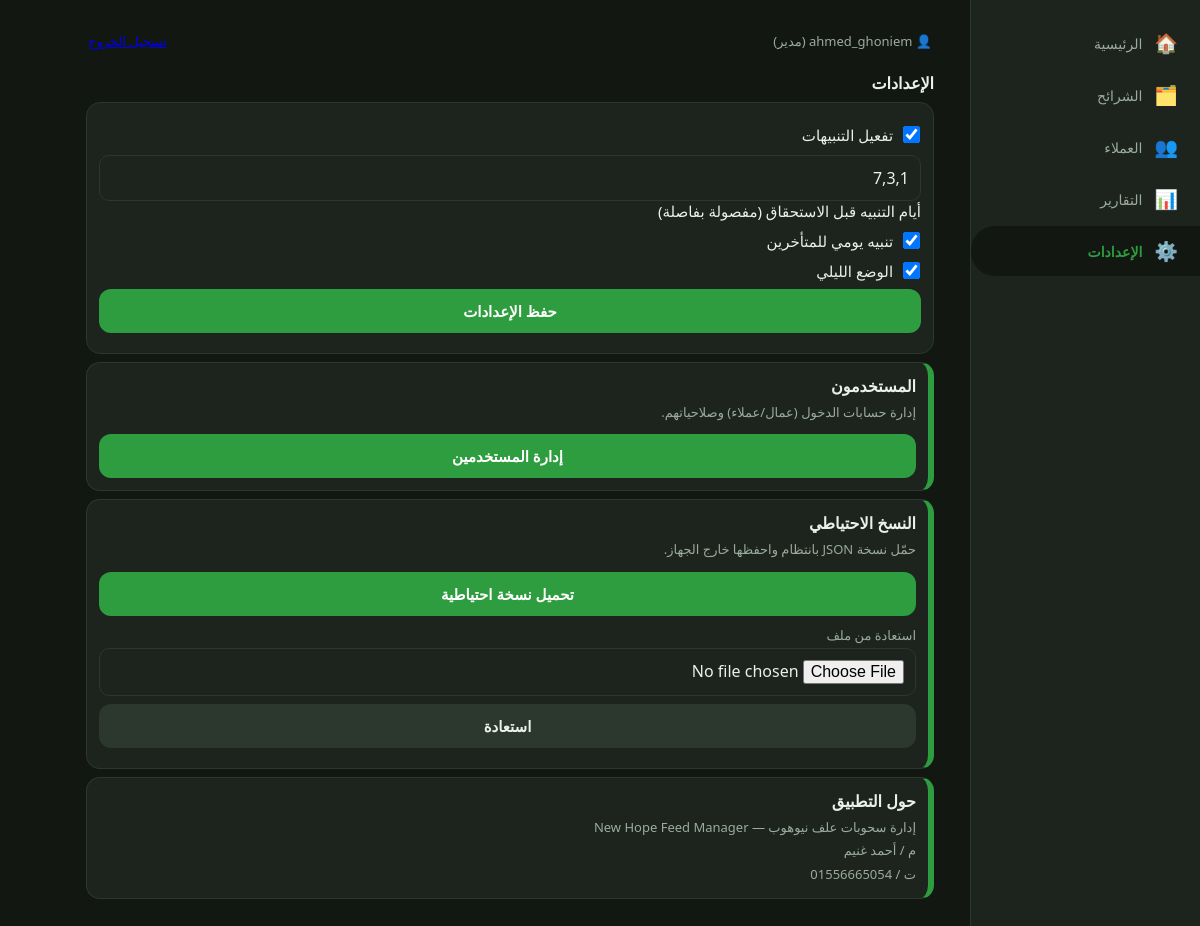
Page /settings/ (signed in) on the committed database.
### feed/models.py (models this page shows, shortened)
class AppSettings(models.Model):
    notify_days = models.CharField("أيام التنبيه قبل الاستحقاق (مفصولة بفاصلة)", max_length=40, default="7,3,1")
    notifications_enabled = models.BooleanField("تفعيل التنبيهات", default=True)
    late_daily = models.BooleanField("تنبيه يومي للمتأخرين", default=True)
    dark_mode = models.BooleanField("الوضع الليلي", default=False)
    @classmethod
    def get(cls):
        obj = cache.get(APP_SETTINGS_CACHE_KEY)
        if obj is None:
            obj = cls.objects.get_or_create(pk=1)[0]
            cache.set(APP_SETTINGS_CACHE_KEY, obj, 300)
        return obj

### feed/views.py (the view)
# urls.py: path("settings/", v.settings_view, name="settings"),
@login_required
@can_admin
def settings_view(request):
    form = SettingsForm(request.POST or None, instance=AppSettings.get())
    if request.method == "POST" and form.is_valid():
        form.save()
        messages.success(request, "تم حفظ الإعدادات")
        return redirect("settings")
    return render(request, "feed/settings.html", {"form": form})

### feed/forms.py (shortened to what this page needs)
class SettingsForm(forms.ModelForm):
    class Meta:
        model = AppSettings
        fields = ["notifications_enabled", "notify_days", "late_daily", "dark_mode"]

### feed/context.py (called while the page is built)
def branding(request):
    role = get_role(request.user) if request.user.is_authenticated else None
    return {
        "app": AppSettings.get(),
        "APP_NAME_AR": settings.APP_NAME_AR,
        "APP_NAME_EN": settings.APP_NAME_EN,
        "CONTACT_NAME": settings.CONTACT_NAME,
        "CONTACT_PHONE": settings.CONTACT_PHONE,
        "role": role,
        "can_edit": role in ("edit", "admin"),
        "can_admin": role == "admin",
    }

### feed/models.py (called while the page is built)
def get_role(user):
    if not user.is_authenticated:
        return None
    if user.is_superuser:
        return Profile.ROLE_ADMIN
    profile, _ = Profile.objects.get_or_create(user=user, defaults={"role": Profile.ROLE_VIEW})
    return profile.role

### feed/permissions.py (called while the page is built)
def _require_role(allowed):
    def decorator(view_func):
        @wraps(view_func)
        def wrapped(request, *args, **kwargs):
            if get_role(request.user) not in allowed:
                raise PermissionDenied("صلاحيتك الحالية لا تسمح بهذا الإجراء")
            return view_func(request, *args, **kwargs)
        return wrapped
    return decorator

### feed/templates/feed/settings.html
{% extends "feed/base.html" %}
{% block content %}<h2>الإعدادات</h2>
<form method="post" class="card">{% csrf_token %}{{ form.non_field_errors }}
{% for f in form %}<label class="chk" for="{{ f.id_for_label }}">{{ f }} {{ f.label }}</label>{% for e in f.errors %}<div class="err">{{ e }}</div>{% endfor %}{% endfor %}
<button class="btn full" type="submit">حفظ الإعدادات</button></form>
<div class="cd"><div class="t">المستخدمون</div><div class="m">إدارة حسابات الدخول (عمال/عملاء) وصلاحياتهم.</div>
<div class="row"><a class="btn" href="{% url 'users' %}">إدارة المستخدمين</a></div></div>
<div class="cd"><div class="t">النسخ الاحتياطي</div><div class="m">حمّل نسخة JSON بانتظام واحفظها خارج الجهاز.</div>
<div class="row"><a class="btn" href="{% url 'backup' %}">تحميل نسخة احتياطية</a></div>
<form method="post" action="{% url 'restore' %}" enctype="multipart/form-data" onsubmit="return confirm('سيتم استبدال كل البيانات الحالية. متابعة؟')">{% csrf_token %}
<label>استعادة من ملف</label><input type="file" name="file" accept=".json" required><button class="btn sec full" style="margin-top:8px">استعادة</button></form></div>
<div class="cd"><div class="t">حول التطبيق</div><div class="m">{{ APP_NAME_AR }} — {{ APP_NAME_EN }}<br>{{ CONTACT_NAME }}<br>ت / {{ CONTACT_PHONE }}</div></div>{% endblock %}

### feed/templates/feed/base.html (shortened to what this page needs)
{% load static %}<!DOCTYPE html>
<html lang="ar" dir="rtl"><head><meta charset="utf-8">
<link rel="stylesheet" href="{% static 'feed/style.css' %}"></head>
<body class="{% if app.dark_mode %}dark{% endif %}">
{% with n=request.resolver_match.url_name %}
<main id="app">
<div class="topbar"><span>👤 {{ request.user.username }}{% if role == "admin" %} (مدير){% elif role == "edit" %} (تعديل){% elif role == "view" %} (مشاهدة){% endif %}</span><a href="{% url 'logout' %}">تسجيل الخروج</a></div>
{% block content %}{% endblock %}
</main>
<nav>
<a href="{% url 'dashboard' %}" class="{% if n == 'dashboard' %}on{% endif %}"><i>🏠</i>الرئيسية</a>
<a href="{% url 'regions' %}" class="{% if 'region' in n %}on{% endif %}"><i>🗂️</i>الشرائح</a>
<a href="{% url 'customers' %}" class="{% if 'customer' in n or 'tx' in n %}on{% endif %}"><i>👥</i>العملاء</a>
<a href="{% url 'report' %}" class="{% if n == 'report' %}on{% endif %}"><i>📊</i>التقارير</a>
{% if can_admin %}<a href="{% url 'settings' %}" class="{% if n == 'settings' or n == 'users' or n == 'user_new' or n == 'user_edit' %}on{% endif %}"><i>⚙️</i>الإعدادات</a>{% endif %}
</nav>{% endwith %}
</body></html>

### feed/static/feed/style.css (style rules this page uses)
:root { --bg:#f3f6f2;--cd:#fff;--tx:#1c2a1e;--mu:#65756a;--bd:#dfe6de;--g:#2e9d3f;--o:#f26b21;--ok:#2e9d3f;--wa:#d9a400;--du:#d93025;--la:#444 }
body.dark { --bg:#121712;--cd:#1c241d;--tx:#eaf1ea;--mu:#9bab9f;--bd:#2c372d;--la:#8a8a8a }
* { box-sizing:border-box }
body { margin:0;background:var(--bg);color:var(--tx);font-family:system-ui,"Segoe UI",Tahoma,Arial,sans-serif;padding-bottom:80px }
#app { max-width:680px;margin:auto;padding:12px }
h2 { font-size:16px;margin:18px 0 8px }
.cd,.card { background:var(--cd);border:1px solid var(--bd);border-radius:14px;padding:12px;margin:8px 0 }
.cd { border-inline-start:6px solid var(--ok) }
.t { display:flex;justify-content:space-between;gap:8px;font-weight:700 }
.m { color:var(--mu);font-size:13px;margin-top:4px;line-height:1.8 }
.row { display:flex;gap:8px;margin-top:10px;flex-wrap:wrap }
.btn { flex:1;min-width:90px;border:0;border-radius:12px;padding:12px;font-size:15px;font-weight:700;background:var(--g);color:#fff;cursor:pointer;text-align:center;text-decoration:none;display:block;font-family:inherit }
.btn.sec { background:var(--bd);color:var(--tx) }
.btn.full { width:100%;margin:8px 0 }
input,select,textarea { width:100%;padding:11px;border-radius:10px;border:1px solid var(--bd);background:var(--cd);color:var(--tx);font-size:16px;font-family:inherit }
input[type=checkbox] { width:auto;margin-inline-end:8px;transform:scale(1.3) }
label { display:block;margin:10px 0 4px;font-size:13px;color:var(--mu) }
label.chk { color:var(--tx);font-size:15px }
nav { position:fixed;bottom:0;inset-inline:0;background:var(--cd);border-top:1px solid var(--bd);display:flex;z-index:5 }
nav a { flex:1;text-align:center;padding:10px 2px;font-size:12px;color:var(--mu);text-decoration:none }
nav a i { display:block;font-style:normal;font-size:20px }
nav a.on { color:var(--g);font-weight:700 }
.topbar { display:flex;justify-content:space-between;align-items:center;font-size:13px;color:var(--mu);padding:4px 2px }
@media (min-width:880px) { body { padding-bottom:0 } }
@media (min-width:880px) { nav { position:fixed;inset-inline-start:0;top:0;bottom:0;inset-inline-end:auto;width:230px;flex-direction:column; border-top:0;border-inline-end:1px solid var(--bd);align-items:stretch;justify-content:flex-start;padding-top:18px;gap:2px } }
@media (min-width:880px) { nav a { flex:none;display:flex;align-items:center;gap:12px;text-align:start;padding:12px 22px;font-size:14px;border-radius:24px 0 0 24px } }
@media (min-width:880px) { nav a.on { background:var(--bg) } }
@media (min-width:880px) { nav a i { font-size:19px } }
@media (min-width:880px) { #app { max-width:920px;margin-inline-start:230px;margin-inline-end:auto;padding:28px 36px } }

### rows in the picture
AppSettings: form "☑" "7,3,1" "☑" "☑"

### other values in the picture
{{ request.user.username }} "ahmed_ghoniem"
{{ f.label }} "تفعيل التنبيهات" "أيام التنبيه قبل الاستحقاق (مفصولة بفاصلة)" "تنبيه يومي للمتأخرين" "الوضع الليلي"
{{ APP_NAME_AR }} "إدارة سحوبات علف نيوهوب"
{{ APP_NAME_EN }} "New Hope Feed Manager"
{{ CONTACT_NAME }} "م / أحمد غنيم"
{{ CONTACT_PHONE }} "01556665054"
